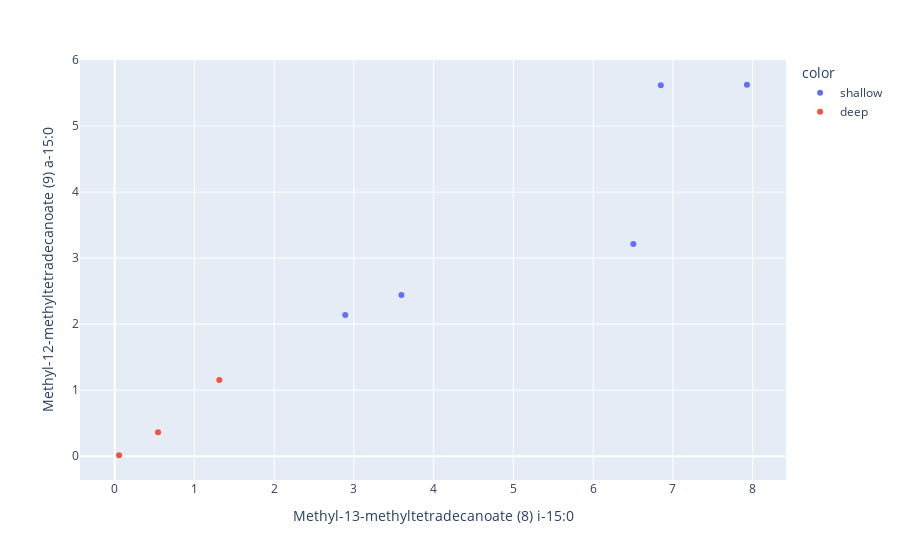

Write notebook code for a chart like this one.
### Code cell
px.scatter(data_frame=plfa_dataset, x="Methyl-13-methyltetradecanoate (8) i-15:0", y="Methyl-12-methyltetradecanoate (9) a-15:0", color=labels)

### Figure 1 — Plotly figure (JSON) as saved in the notebook; plotly's stock layout.template omitted (floating-point values rounded to 4 significant figures)
{"data": [{"hovertemplate": "color=shallow<br>Methyl-13-methyltetradecanoate (8) i-15:0=%{x}<br>Methyl-12-methyltetradecanoate (9) a-15:0=%{y}<extra></extra>", "legendgroup": "shallow", "marker": {"color": "#636efa", "symbol": "circle"}, "mode": "markers", "name": "shallow", "orientation": "v", "showlegend": true, "type": "scatter", "x": [6.504, 7.928, 6.848, 2.892, 3.596], "xaxis": "x", "y": [3.214, 5.626, 5.618, 2.14, 2.443], "yaxis": "y"}, {"hovertemplate": "color=deep<br>Methyl-13-methyltetradecanoate (8) i-15:0=%{x}<br>Methyl-12-methyltetradecanoate (9) a-15:0=%{y}<extra></extra>", "legendgroup": "deep", "marker": {"color": "#EF553B", "symbol": "circle"}, "mode": "markers", "name": "deep", "orientation": "v", "showlegend": true, "type": "scatter", "x": [1.313, 0.545, 0.056], "xaxis": "x", "y": [1.152, 0.362, 0.014], "yaxis": "y"}], "layout": {"legend": {"title": {"text": "color"}, "tracegroupgap": 0}, "margin": {"t": 60}, "xaxis": {"anchor": "y", "domain": [0, 1], "title": {"text": "Methyl-13-methyltetradecanoate (8) i-15:0"}}, "yaxis": {"anchor": "x", "domain": [0, 1], "title": {"text": "Methyl-12-methyltetradecanoate (9) a-15:0"}}}}
